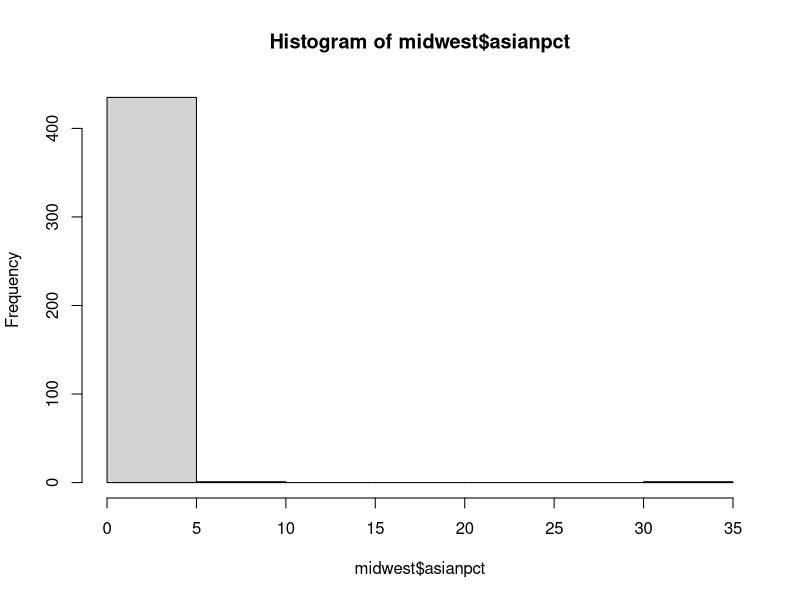
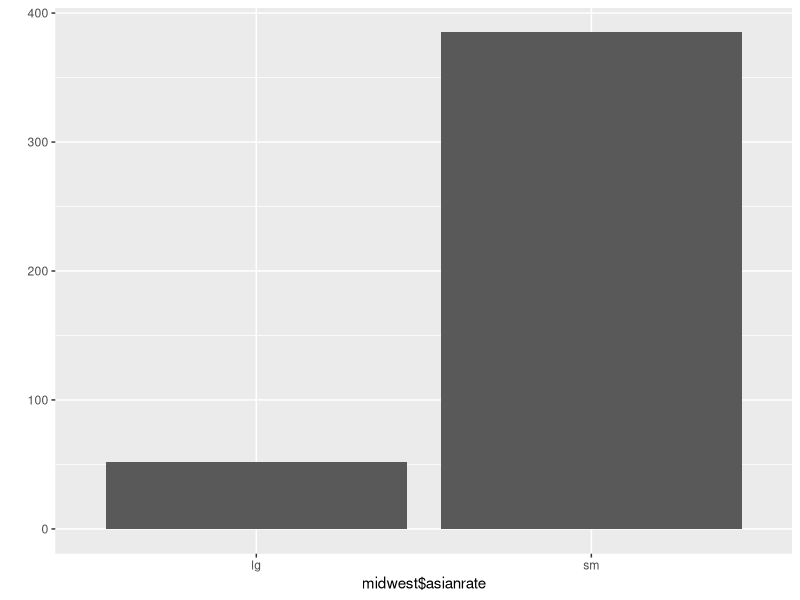

These charts were generated, in order, by the following R code:
# 문항 1. ####

library(ggplot2)
mpg = as.data.frame(ggplot2::mpg)

# [mpg column]
# manufacturer: 제조사
# displ: 배기량(displacement)
# trans: 변속기 종류
# cyl: 실린더 개수
# drv: 구동방식(drive wheel)
# cty: 도시 연비
# hwy: 고속도로 연비
# fl: 연료종류(fuel)

# 1)
# mpg 데이터에서 통합 연비(도시와 고속도로)가 높은 순으로 출력하시오.

mpg[order(-mpg$cty, -mpg$hwy),]


# 2)
# mpg 데이터에서 생산연도별 연료 종류에 따른 통합연비를 연도순으로 출력하시오.

table(mpg$year)

year1 = mpg[mpg$year == 1999,]
year2 = mpg[mpg$year == 2008,]

year1 = aggregate(data=year1, cbind(cty, hwy)~fl, mean)
year1$year = 1999

year2 = aggregate(data=year2, cbind(cty, hwy)~fl, mean)
year2$year = 2008

mpg_year_fl = rbind(year1, year2)
mpg_year_fl[order(mpg_year_fl$year),]


# --------------------------------------------------------------

# 문항 2. ####

# 1)
# midwest 데이터를 data.frame으로 불러온 후, 
# 전체인구와 아시아계인구의 데이터의 특징을 설명하시오.

midwest = as.data.frame(ggplot2::midwest)
class(midwest)

library('psych')
describe(midwest)
colnames(midwest)

# 데이터의 특징 : 각 지역에 사는 인구의 특징을 나타냈다.
#                 (특히, 인종, 민족, 성인/어린이, 빈곤률 등 각 지역의 특징을 나타냈다.)
#
# percasian 컬럼은 각 PID의 (popasian / poptotal) * 100 이다.
# 즉, 각 PID의 인구 대비 아시아계 인구 비율을 알 수 있다.


# 2)
# poptotal 변수(컬럼)를 total로, popasian 변수를 asian으로 변수명을 변경하는 코드를 작성하시오.

install.packages('dplyr')
library('dplyr')

midwest = rename(midwest, total = poptotal)
midwest = rename(midwest, asian = popasian)

colnames(midwest)


# 3)
# 전체 아시아계 인구수와, asian 변수를 이용해 '전체 아시아계 인구 대비 아시아계 인구 백분율' 
# 파생변수(asianpct)를 추가하고, 히스토그램을 그리시오.

ta = sum(midwest$asian)

midwest$asianpct = (midwest$asian / ta) * 100

hist(midwest$asianpct)

sum(midwest$asianpct) # 데이터 검증


# 4)
# 도시(state)기준으로 아시아계 인구가 어떻게 분포하는지 설명하시오.

table(midwest$state)

sa = aggregate(data=midwest, asianpct~state, sum)

sa[order(-sa$asianpct),] # 아시아계 인구비율로 내림차순.(state 기준) 

sum(sa$asianpct) # 데이터 검증

# 설명.
# state(IL, IN, MI, OH, WI)가 있고, 
# 아시아계 인구 비율이 가장 높은 state는 IL으로 49.8%로 나타났다.
#                    가장 적은 state는 IN으로 6.57%로 나타났다.

# 5)
# 아시아계 인구 백분율(asianpct)의 전체 평균을 구하고, 
# 평균을 초과하면 "lg", 그 외는 "sm"을 부여하는 파생변수(asianrate)를 추가하는 코드를 작성하시오.

am = mean(midwest$asianpct)

midwest$asianrate = ifelse(midwest$asianpct > am, 'lg', 'sm')
head(midwest)


# 6)
# "lg"와 "sm"에 해당하는 지역이 얼마나 되는지 빈도 막대그래프(qplot)을 그려보시오.

library(ggplot2)
qplot(midwest$asianrate)
